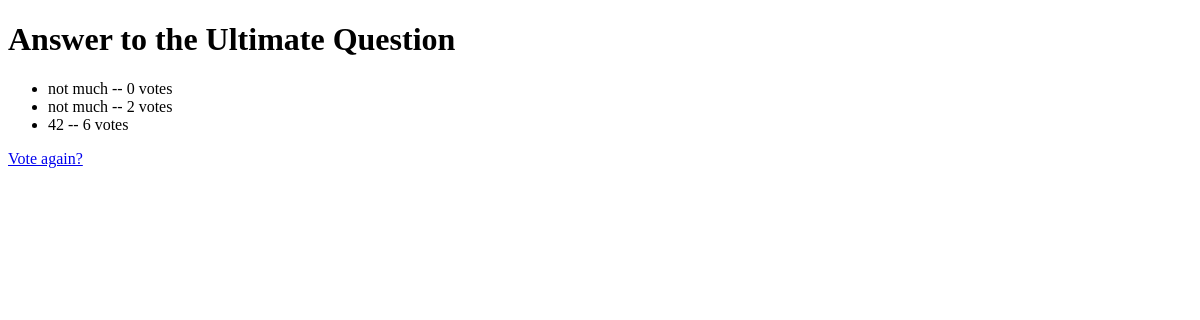
The app's page /polls/3/results/, older data.
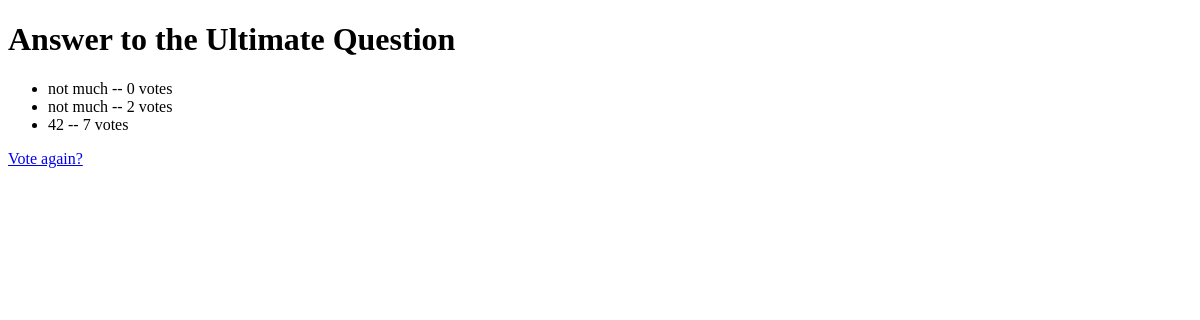
The same page, newer data.
### polls/models.py (models this page shows, shortened)
class Choice(models.Model):
    question = models.ForeignKey(Question, on_delete=models.CASCADE)
    choice_text = models.CharField(max_length=200)
    votes = models.IntegerField(default=0)

### polls/views.py (the view)
# urls.py: path('<int:pk>/results/', views.ResultsView.as_view(), name='results'),
class ResultsView(generic.DetailView):
    model = Question
    template_name = 'polls/results.html'

### polls/templates/polls/results.html (shortened to what this page needs)
<!DOCTYPE html>
<html lang="en">
<head>
</head>
<body>
    <h1>{{ question.question_text }}</h1>
    <ul>
    {% for choice in question.choice_set.all %}
        <li>{{ choice.choice_text }} -- {{ choice.votes }} vote{{ choice.votes|pluralize }}</li>
    {% endfor %}
    </ul>
    <a href="{% url 'polls:detail' question.id %}">Vote again?</a>
</body>
</html>

Row changes from the older to the newer data that the page shows:
changed Choice (number 3 of 3 on the later page): votes "6" → "7"
